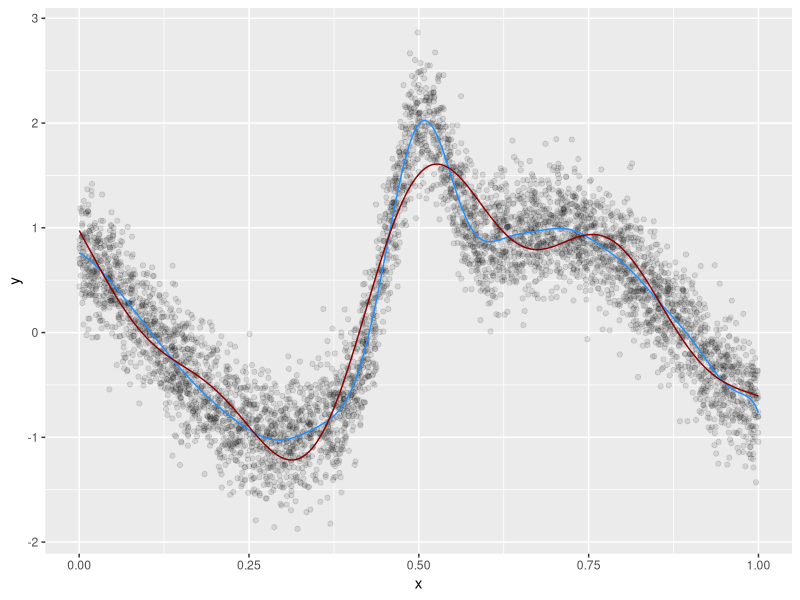

The R source for this figure:
## ---- chunk 1
# Define the ELM function
ELM <- function(X, y, hidden_size, activation_function = "sigmoid") {
  n <- nrow(X)
  d <- ncol(X)
  # Initialize the input weights and biases
  W <- matrix(rnorm(d * hidden_size), ncol = hidden_size)
  b <- rnorm(hidden_size)
  # Calculate the hidden layer output
  if (activation_function == "sigmoid") {
    H <- 1 / (1 + exp(-X %*% W - b))
  } else if (activation_function == "relu") {
    H <- pmax(0, X %*% W + b)
  }
  # Calculate the output weights
  beta <- solve(H) %*% y
  # Return the ELM model
  return(list(W = W, b = b, beta = beta, activation_function = activation_function))
}

# Define the function to predict the output
predict <- function(model, X) {
  if (model$activation_function == "sigmoid") {
    H <- 1 / (1 + exp(-X %*% model$W - model$b))
  } else if (model$activation_function == "relu") {
    H <- pmax(0, X %*% model$W + model$b)
  }
  y_pred <- H %*% model$beta
  return(y_pred)
}

# Generate some example data
set.seed(123)
X <- matrix(runif(100 * 5), ncol = 5)
y <- rnorm(100)

# Apply the ELM function to the data
hidden_size <- 100
activation_function <- "sigmoid"
model <- ELM(X, y, hidden_size, activation_function)

# Predict the output
y_pred <- predict(model, X)

## ---- chunk 2
 elm <- function(X, y, n_hidden=NULL, active_fun=tanh) {
  # X: an N observations x p features matrix
  # y: the target
  # n_hidden: the number of hidden nodes
  # active_fun: activation function
  pp1 = ncol(X) + 1
  w0 = matrix(rnorm(pp1*n_hidden), pp1, n_hidden)       # random weights
  h = active_fun(cbind(1, scale(X)) %*% w0)             # compute hidden layer
  B = MASS::ginv(h) %*% y                               # find weights for hidden layer
  fit = h %*% B                                         # fitted values
  list(fit= fit, loss=crossprod(fit - y), B=B, w0=w0)
}



# one variable, complex function -------------------------------------------
library(tidyverse); library(mgcv)
set.seed(123)
n = 5000
x = runif(n)
# x = rnorm(n)
mu = sin(2*(4*x-2)) + 2*exp(-(16^2)*((x-.5)^2))
y = rnorm(n, mu, .3)
# qplot(x, y)
d = data.frame(x,y) 

X_ = as.matrix(x, ncol=1)

test = elm(X_, y, n_hidden=100)
str(test)
# qplot(x, y) + geom_line(aes(y=test$fit), color='#1e90ff')
cor(test$fit[,1], y)^2

gam_comparison = gam(y~s(x))
summary(gam_comparison)$r.sq


d %>% 
  mutate(fit_elm = test$fit,
         fit_gam = fitted(gam_comparison)) %>% 
  ggplot() + 
  geom_point(aes(x, y), alpha=.1) +
  geom_line(aes(x, y=fit_elm), color='#1e90ff') + 
  geom_line(aes(x, y=fit_gam), color='darkred')

